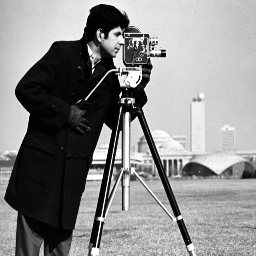
#> input picture kameraman.jpg, 256 x 256 px
$ python Hafta-5-histogram.py
#> lines starting #> are read from the running program, lines starting #| are printed output that depends on the picture
import cv2
from matplotlib import pyplot, pyplot as plt

img = cv2.imread("kameraman.jpg")
#> img is the input picture: shape (256, 256, 3); min 0, max 255, mean 138.5

plt.hist(img.ravel(), 256, [0, 200])
plt.show()
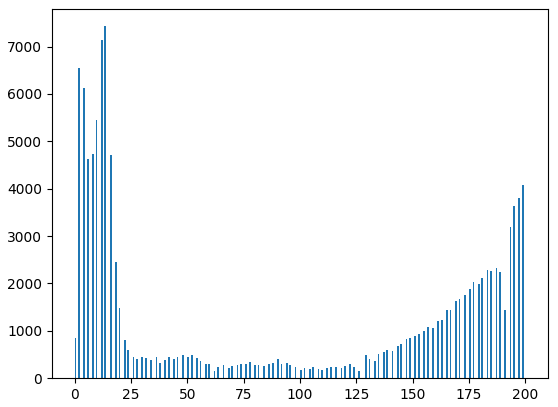
#> figure drawn by matplotlib, 1 panel; tallest bar 7431 high, from x = 13.28 to 14.06

$ run again, with beyinTumoru.jpg copied over kameraman.jpg
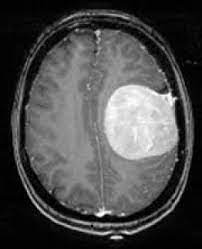
#> input picture beyinTumoru.jpg, 202 x 249 px
#> img is the input picture: shape (249, 202, 3); min 0, max 255, mean 75.9
#> `plt.show()`:
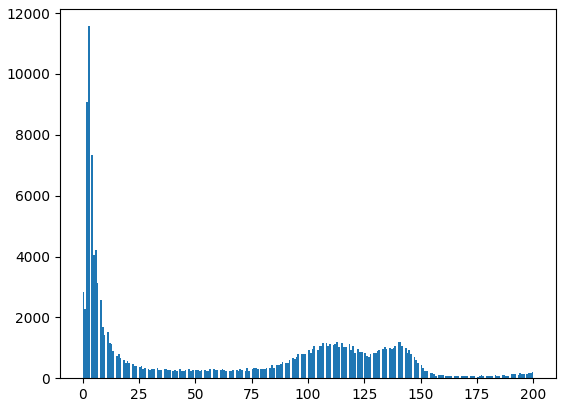
#> figure drawn by matplotlib, 1 panel; tallest bar 11571 high, from x = 2.34 to 3.12
